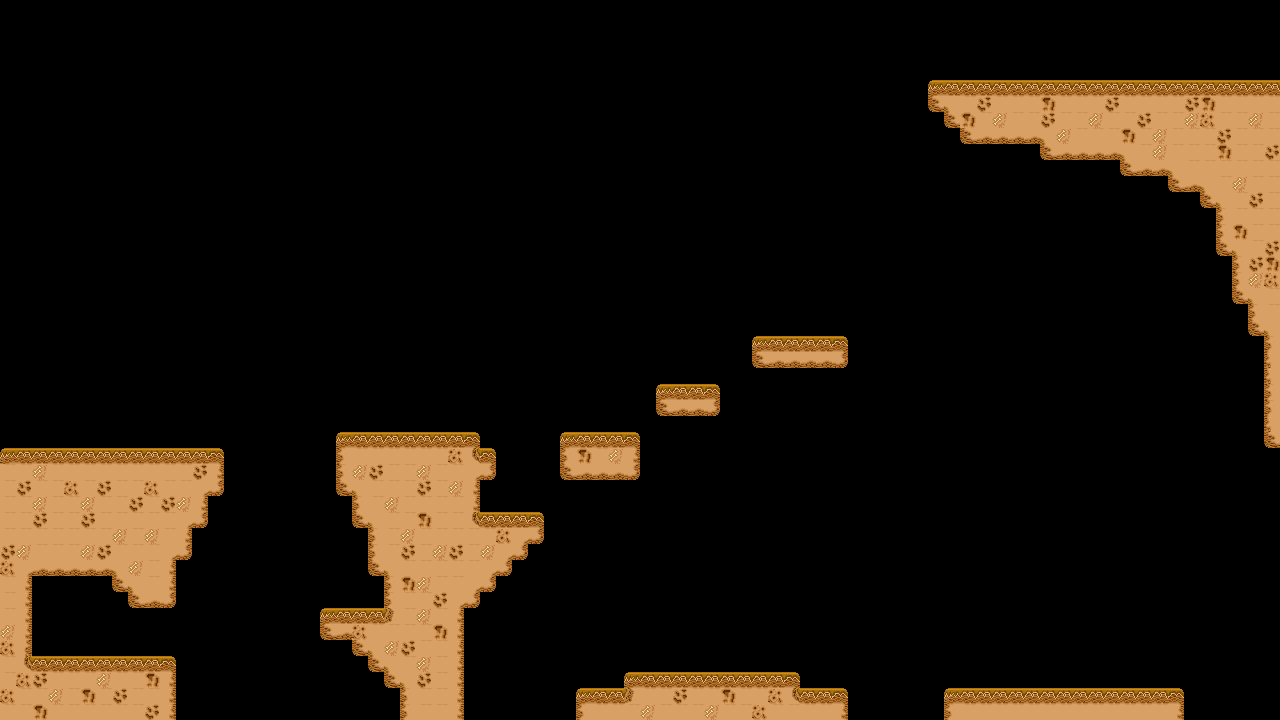

This game map was drawn from its Tiled (.tmx) file and the tilesets committed beside it. A one-line description and the trimmed map source follow:
An orthogonal 80x45 tile map with 16x16 px tiles, 1 tile layer (Terrain), 2 tilesets and 1 object (Entities).

<map version="1.10" tiledversion="1.11.0" orientation="orthogonal" renderorder="right-down" width="80" height="45" tilewidth="16" tileheight="16" infinite="0" nextlayerid="3" nextobjectid="2">
 <tileset firstgid="1" source="../tsx/veldin_terrain.tsx" />
 <tileset firstgid="962" source="../tsx/objects.tsx" />
 <layer id="1" name="Terrain" width="80" height="45">
  <data>[3600 cells, 573 non-empty, 19 distinct tile ids]</data>
 </layer>
 <objectgroup id="2" name="Objects">
  <object id="1" name="Player" type="Entities" gid="962" x="10.625" y="446.875" width="40" height="40" />
 </objectgroup>
</map>